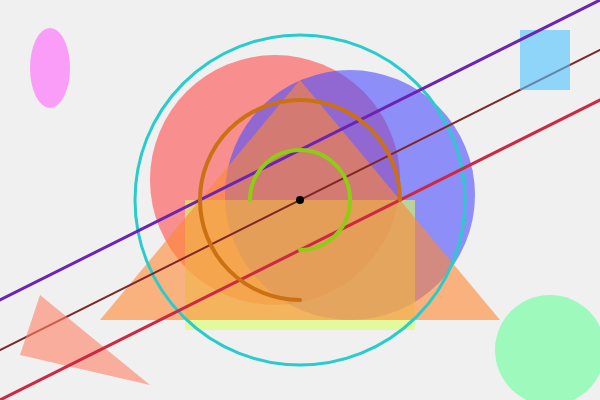
Frame 1 (no input)
Frame 2 (the mouse pressed at the canvas centre, redrawn once): identical to frame 1, image omitted

The p5.js sketch that drew this single still picture (run headless with seeded random() and noise() and a simulated clock; the mouse was pressed at the canvas centre and the sketch redrawn once):

// p5.js sketch
// ── sketch.js
function setup() {
  createCanvas(600, 400);
  colorMode(HSB, 360, 100, 100, 100);
  noLoop();
}

function draw() {
  background(0, 0, 94);

  // 1) 분홍 타원
  fill(0, 70, 100, 60);
  noStroke();
  ellipse(275, 180, 250, 250);

  // 2) 파란 타원
  fill(240, 70, 100, 60);
  ellipse(350, 195, 250, 250);

  // 3) 사각형
  fill(75, 60, 100, 60);
  rect(185, 200, 230, 130);

  // 4) 삼각형
  fill(25, 80, 100, 60);
  triangle(300, 80, 500, 320, 100, 320);

  // 5) 원
  noFill();
  stroke(180, 80, 80);
  strokeWeight(3);
  circle(300, 200, 330);

  // 6) 사선
  stroke(0, 70, 50);
  strokeWeight(2);
  line(0, 350, 600, 50);

  // 7) 중심점
  stroke(0, 0, 0);
  strokeWeight(8);
  point(300, 200);

  // 8) 왼쪽 작은 타원
  noStroke();
  fill(300, 60, 100, 60);
  ellipse(50, 68, 40, 80);

  // 9) 오른쪽 위 사각형
  fill(200, 70, 100, 60);
  rect(520, 30, 50, 60);

  // 10) 왼쪽 하단 삼각형
  fill(10, 60, 100, 60);
  triangle(20, 355, 150, 385, 40, 295);

  // 11) 오른쪽 하단 원
  fill(140, 60, 100, 60);
  ellipse(550, 350, 110, 110);

  // 12) 보라 사선
  stroke(270, 80, 70);
  strokeWeight(3);
  line(0, 300, 600, 0);
  stroke(350, 80, 80);
  strokeWeight(3);
  line(800, 0, 0, 400);

  // 13) 아크들
  noFill();
  stroke(30, 90, 80);
  strokeWeight(4);
  arc(300, 200, 200, 200, radians(90), radians(360));
  stroke(80, 90, 80);
  strokeWeight(4);
  arc(300, 200, 100, 100, radians(180), radians(90));
}

// ── style.css
* { margin: 0; padding: 0; box-sizing: border-box; }
body { background: #0d1a0d; display: flex; justify-content: center; align-items: center; min-height: 100vh; }
canvas { display: block; cursor: crosshair; }
